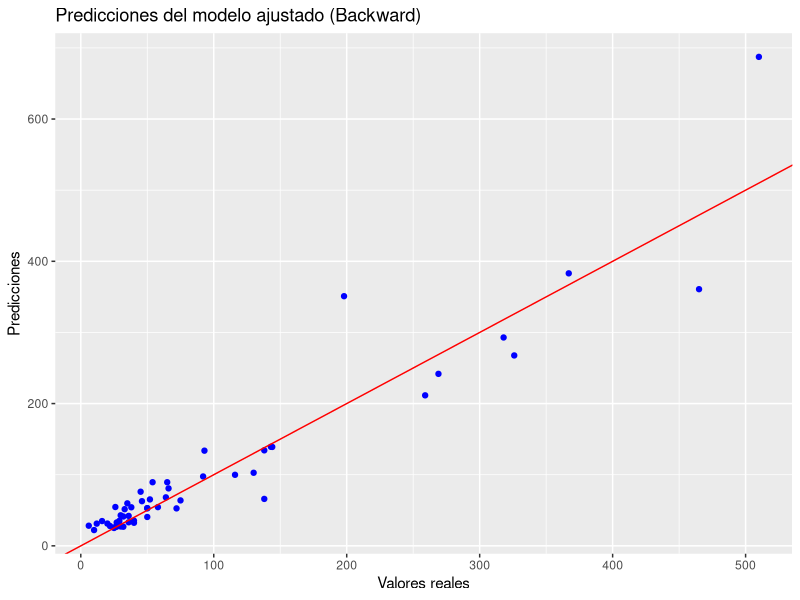
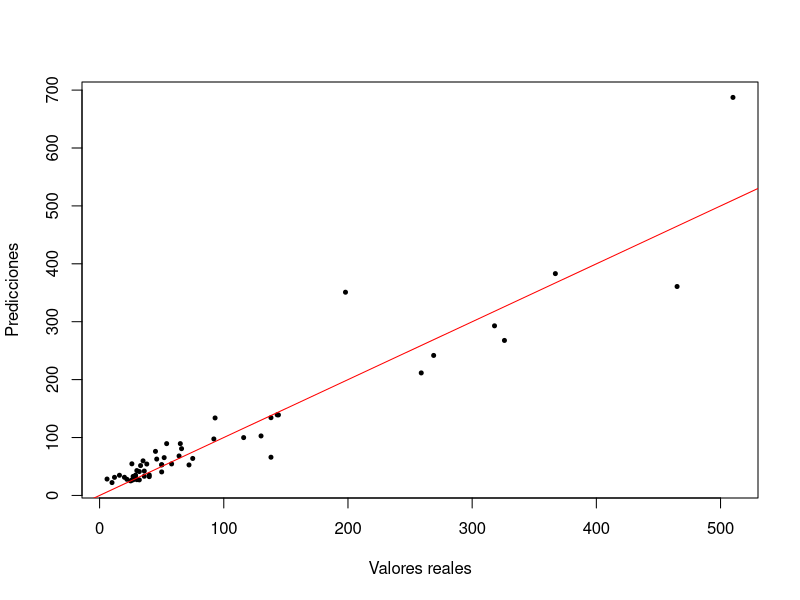
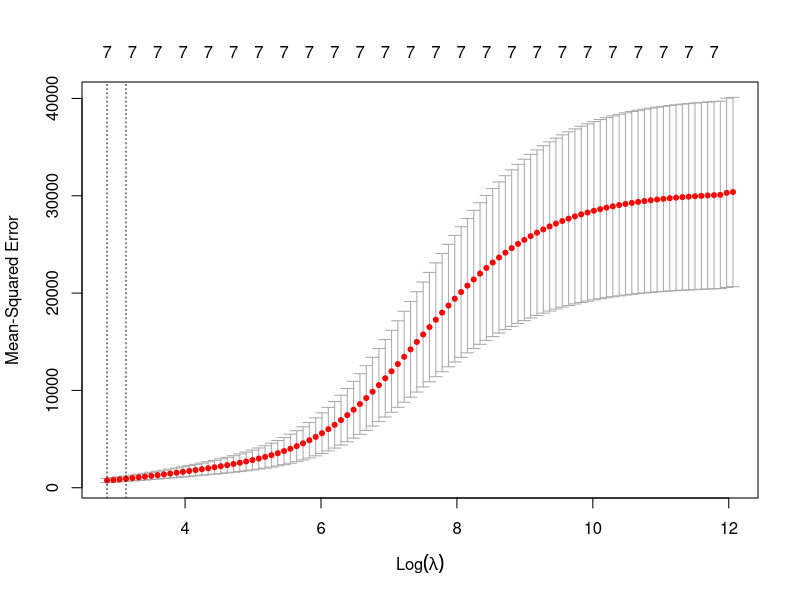
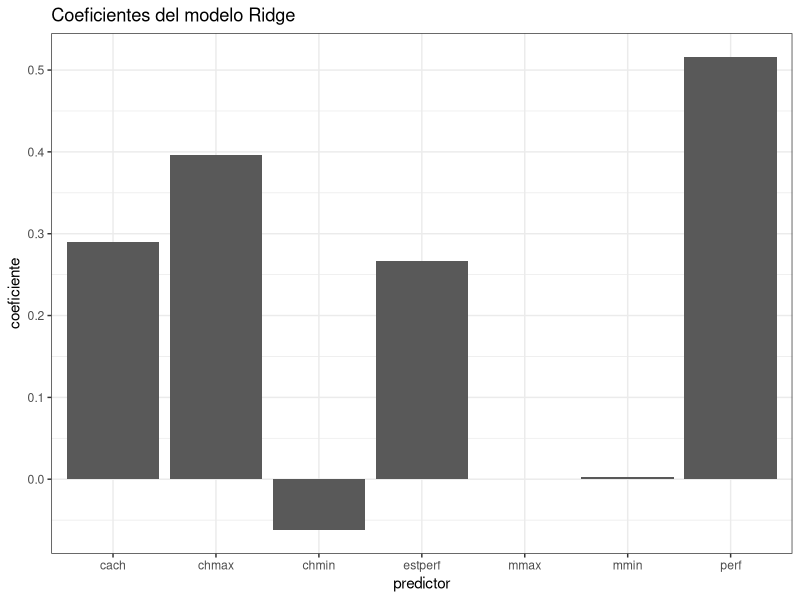
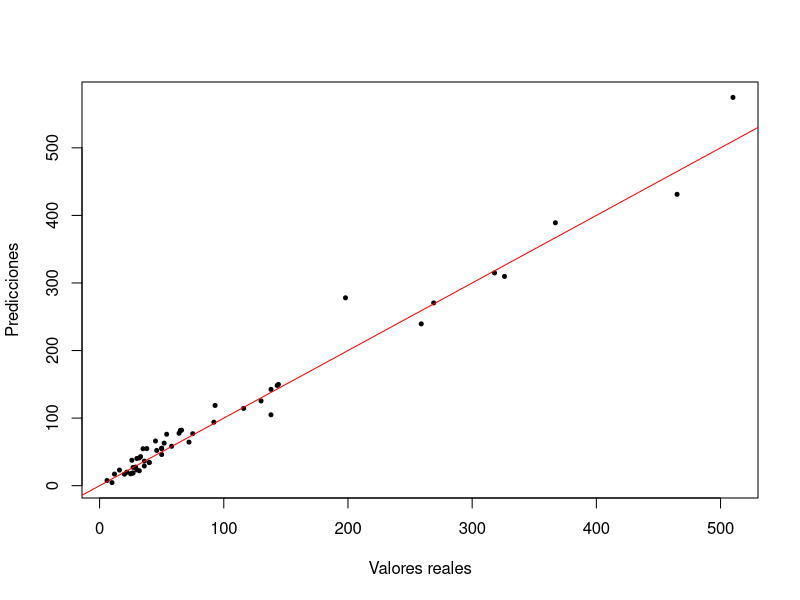
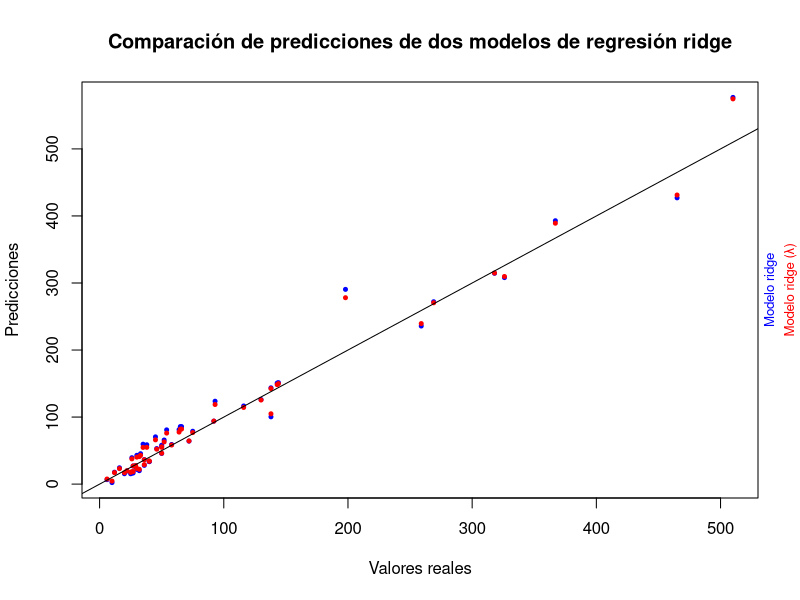
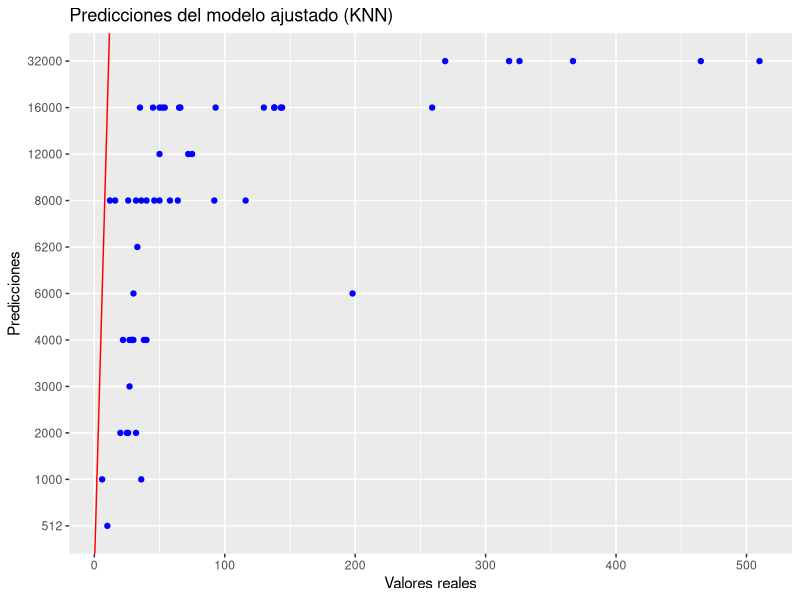

These figures' R source, in order:
## ---- chunk 1
set.seed(157)
library(MASS)
data(cpus)
datos <- cpus[,-1] 
datos <- na.omit(datos) # Sin la variable `name` 
datos
## ---- chunk 2
summary(datos)
## ---- chunk 3
# Indices de entranamiento
id.train <- sample(1:nrow(datos),size=0.75*nrow(datos),replace=FALSE) 
datos.train <- datos[id.train,]
datos.test <- datos[-id.train,] 
## ---- chunk 4
# Ajustar un modelo con todas las variables predictoras
modelo <- lm(datos.train$perf ~ ., data = datos.train)
# Realizar selección de variables hacia atrás
modelo.back <- step(modelo, direction = "backward")
summary(modelo.back)
## ---- chunk 5
# Realizar predicciones
nuevos.datos <- data.frame(datos.test)
names(nuevos.datos) <- names(datos.test)
predicciones <- predict(modelo.back, nuevos.datos)

# Calcular la precisión del modelo

# Calcular el error absoluto medio (MAE)
MAE.backward <- mean(abs(predicciones - datos.test$perf))

# El MSE mide el promedio de los errores al cuadrado, mientras que el MAE mide el promedio de los errores absolutos.

# Calcular el coeficiente de determinación (R-cuadrado)
R2.backward <- cor(predicciones, datos.test$perf)^2

# Calcular el ECM (entreno)
ECM.backward.train <- mean((datos.train$perf - predict(modelo.back, datos.train))^2)

# Calcular el ECM (prueba)
ECM.backward.test <- mean((datos.test$perf - predicciones)^2)

cat("MAE:",MAE.backward, "R-cuadrado:",R2.backward)
## ---- chunk 6
resultados <- c(ECM.backward.train)
resultados<-rbind(resultados, c(ECM.backward.test))
colnames(resultados) <- c("Backward")
rownames(resultados) <- c("Entrenamiento","Validación (test)")
resultados
## ---- chunk 7
# Crear el gráfico de dispersión
library(ggplot2)
# Unir datos prueba con la predicciones
datos.train.pred <- cbind(datos.test, predicciones)

backward.plot <- ggplot(datos.train.pred, aes(x = datos.test$perf, y = predicciones)) +
  geom_point(color = "blue") +
  geom_abline(color = "red") +
  xlab("Valores reales") +
  ylab("Predicciones") +
  ggtitle("Predicciones del modelo ajustado (Backward)")


backward.plot
## ---- chunk 8
# Ajustar el modelo de regresión ridge usando el conjunto de entrenamiento
library(glmnet)
X.entrenamiento <- as.matrix(datos.train[, -1])
y.entrenamiento <- datos.train$perf
modelo.ridge <- cv.glmnet(X.entrenamiento, y.entrenamiento, alpha=0,type.measure ="mse",
standardize=T)

# Evaluar el modelo usando el conjunto de prueba
X.prueba <- as.matrix(datos.test[, -1])
y.prueba <- datos.test$perf
predicciones.ridge <- predict(modelo.ridge, newx=X.prueba)
R2.ridge <- cor(predicciones.ridge, y.prueba)^2
ECM.ridge <- mean((y.prueba - predicciones.ridge)^2)

# Imprimir resultados
cat("R2:", R2.ridge, "ECM:", ECM.ridge)

## ---- chunk 9
# Graficar las predicciones del modelo en comparación con los valores reales
ridge.plot <- plot(y.prueba, predicciones, pch=20, cex=0.8, xlab="Valores reales", ylab="Predicciones")  
abline(0, 1, col="red")

## ---- chunk 10
modelo.lambda<-cv.glmnet(x=X.entrenamiento,y=y.entrenamiento,alpha=0,
                         type.measure=c("mse"),
                         standarize=T)
plot(modelo.lambda)
## ---- chunk 11
mejor.lambda<-modelo.lambda$lambda.min
mejor.lambda
## ---- chunk 12
modelo.ridge.mlam <- glmnet(x=X.entrenamiento,y=y.entrenamiento,alpha=0,
                     lambda=mejor.lambda)
library(dplyr)
df_coeficientes<-coef(modelo.ridge.mlam) %>% as.matrix() %>% as_tibble(rownames="predictor") %>% rename(coeficiente=s0)
  #%>% une las funciones

library(ggplot2)
df_coeficientes %>% filter(predictor!="(Intercept)") %>% ggplot(aes(x=predictor,y=coeficiente)) + geom_col() +
  labs(title="Coeficientes del modelo Ridge") + theme_bw()
## ---- chunk 13
predicciones.lam <- predict(modelo.ridge.mlam, newx=X.prueba)
modelo.lambda.plot <- plot(y.prueba, predicciones.lam, pch=20, cex=0.8, xlab="Valores reales", ylab="Predicciones")
abline(0, 1, col="red")
## ---- chunk 14
R2.ridge.lam <- cor(predicciones.lam, y.prueba)^2
ECM.ridge.test.lam <- mean((y.prueba - predicciones.ridge)^2)
predicciones.ridge.entrenamiento <- predict(modelo.ridge.mlam, newx=X.entrenamiento)
ECM.ridge.train.lam <- mean((y.entrenamiento - predicciones.ridge.entrenamiento)^2)

# Imprimir resultados
cat("R2:", R2.ridge.lam, "ECM:", ECM.ridge.test.lam)
## ---- chunk 15
plot(y.prueba, predicciones.ridge, pch=20, cex=0.8, xlab="Valores reales", ylab="Predicciones", col="blue")
points(y.prueba, predicciones.lam, pch=20, cex=0.8, col="red")
title(main="Comparación de predicciones de dos modelos de regresión ridge")
mtext("Modelo ridge", side=4, line=0, col="blue", cex=0.8)
mtext("Modelo ridge (λ)", side=4, line=1, col="red", cex=0.8)
abline(0, 1, col="black")
## ---- chunk 16
resultados <- c(ECM.backward.train,ECM.ridge.train.lam)
resultados<-rbind(resultados, c(ECM.backward.test,ECM.ridge.test.lam))
colnames(resultados) <- c("Backward","Ridge")
rownames(resultados) <- c("Entrenamiento","Validación (test)")
resultados
## ---- chunk 17
library(glmnet)

#Dividimos los datos en conjunto de entrenamiento y de prueba
train_idx <- sample(nrow(datos), round(0.75 * nrow(datos)))
train_data <- datos[train_idx, ]
test_data <- datos[-train_idx, ]

#Buscamos la mejor lambda por el metodo de validacion cruzada
x <- as.matrix(train_data[, -1])
y <- train_data$perf
cvfit <- cv.glmnet(x, y, alpha = 1)

#Aplicamos el valor de lambda (minima)
lambda_optima <- cvfit$lambda.min
modelo_lasso <- glmnet(x, y, alpha = 1, lambda = lambda_optima)

#Calculamos el Error Cuadratico Medio MSE  que sera lo que nos hemos confundido a la hora de predecir la variable perf con estos valores
x_test <- as.matrix(test_data[, -1])
y_test <- test_data$perf
y_pred <- predict(modelo_lasso, newx = x_test)
y_pred_train <- predict(modelo_lasso, newx = x)
ECM.lasso.train <- mean((y - y_pred_train)^2)
ECM.lasso.test <- mean((y_test - y_pred)^2)
R2.lasso <- 1 - (ECM.lasso.test / var(y_test)) * ((nrow(x_test) - 1) / (nrow(x_test) - ncol(x_test) - 1))

# Imprimir resultado
cat("ECM:", ECM.lasso.test, "R2:", R2.lasso)
## ---- chunk 18
resultados <- c(ECM.backward.train,ECM.ridge.train.lam,ECM.lasso.train)
resultados<-rbind(resultados, c(ECM.backward.test,ECM.ridge.test.lam,ECM.lasso.test))
colnames(resultados) <- c("Backward","Ridge","Lasso")
rownames(resultados) <- c("Entrenamiento","Validación (test)")
resultados
## ---- chunk 19
# Dividir los datos en conjuntos de entrenamiento y prueba
datos.train <- datos[id.train, ]
datos.test <- datos[-id.train, ]

# Cargar el paquete "class"
library(class)

# Definir el número de vecinos
k <- 3
#Con k=3 vecinos da la precision mas alta de los valores posibles

# Aplicar el algoritmo K-NN para clasificación
predicciones <- knn(datos.train[, 1:4], datos.test[, 1:4], datos.train[, k], k)
predicciones.train <- knn(datos.train[, 1:4], datos.train[, 1:4], datos.train[, k], k)

ECM.knn.test <- mean((as.numeric(predicciones) - datos.test[, 5])^2)
ECM.knn.train <- sqrt(mean((datos.train[, 5] - as.numeric(predicciones.train))^2))

# Calcular la precisión del modelo
precision <- mean(predicciones == datos.test[, k]); R2.knn <- precision
cat("La precisión del modelo es:", precision)
## ---- chunk 20
# Crear el gráfico de dispersión
library(ggplot2)
# Unir datos prueba con la predicciones
datos.train.pred <- cbind(datos.test, predicciones)

backward.plot <- ggplot(datos.train.pred, aes(x = datos.test$perf, y = predicciones)) +
  geom_point(color = "blue") +
  geom_abline(color = "red") +
  xlab("Valores reales") +
  ylab("Predicciones") +
  ggtitle("Predicciones del modelo ajustado (KNN)")


backward.plot

## ---- chunk 21
resultados <- c(ECM.backward.train,ECM.ridge.train.lam,ECM.lasso.train,ECM.knn.train)
resultados<-rbind(resultados, c(ECM.backward.test,ECM.ridge.test.lam,ECM.lasso.test,ECM.knn.test))
colnames(resultados) <- c("Backward","Ridge","Lasso","KNN")
rownames(resultados) <- c("Entrenamiento","Validación (test)")
resultados
